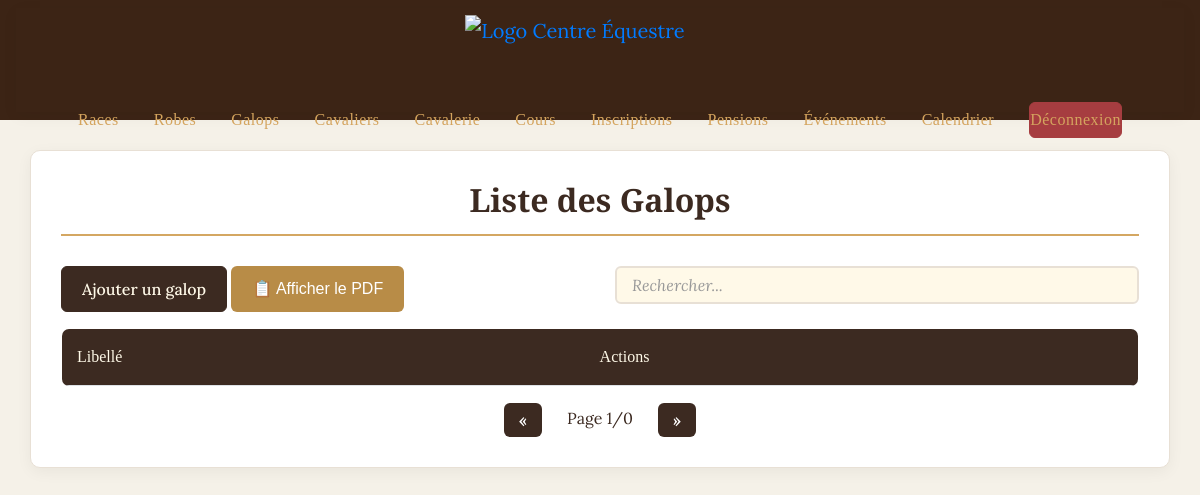
The app's page /vue/vue.galop.php, older data.
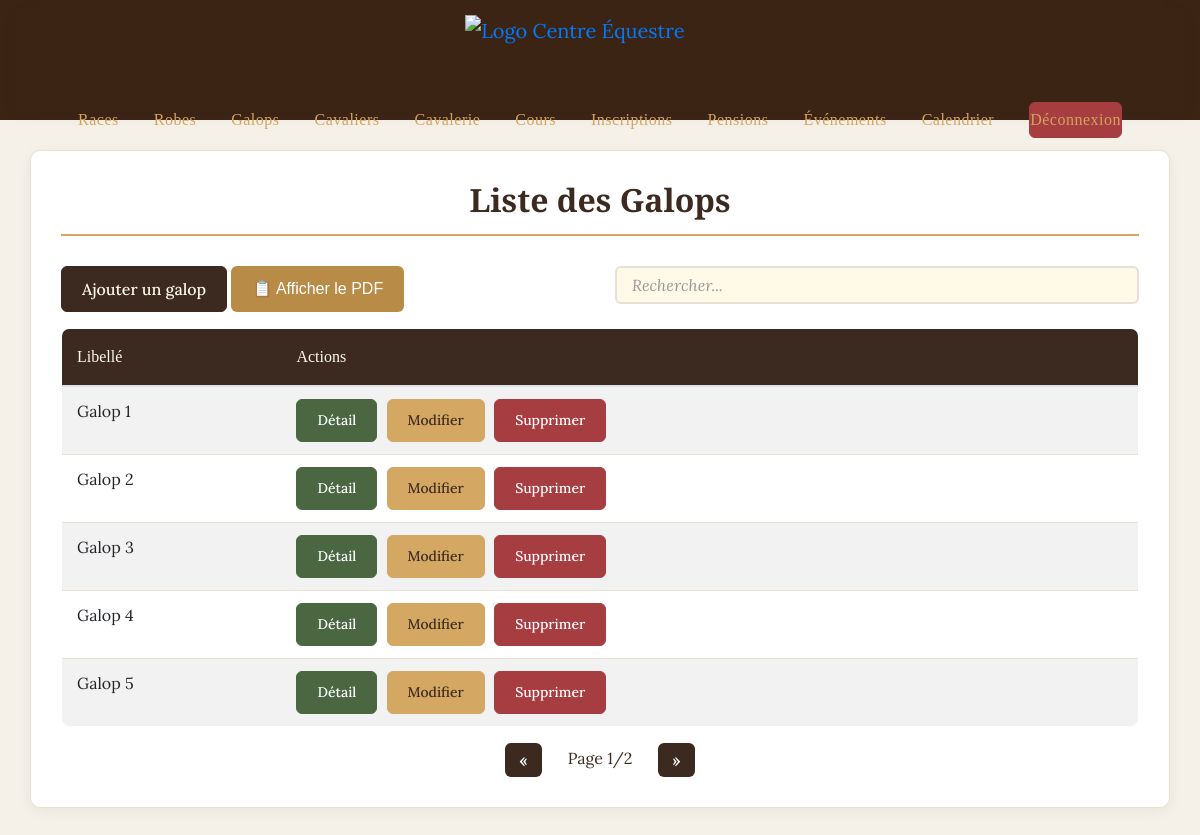
The same page, newer data.
### tables this page shows
CREATE TABLE `galop` (
  `idgalop` int(11) NOT NULL,
  `libgalop` varchar(50) NOT NULL,
  `supprime` tinyint(1) DEFAULT 0
);

### class/class.galop.php (called while the page is built, shortened)
<?php
class Galop {
    public function GalopAll(){
        $con = connexionPDO();
        $sql = "SELECT * FROM galop;";
        $executesql = $con->prepare($sql);
        $executesql->execute();
        $resultat = $executesql->fetchAll();
        return $resultat;
    }
}
?>

### vue/vue.galop.php (the view, shortened to what this page needs)
<?php
include_once '../class/class.galop.php';
include_once '../include/haut.inc.php';
$galop = new Galop();
$listeGalops = $galop->GalopALL();
?>
<!DOCTYPE html>
<html>
<head>
    <link rel="stylesheet" href="https://stackpath.bootstrapcdn.com/bootstrap/4.5.2/css/bootstrap.min.css">
    <link rel="stylesheet" href="../css/style_crud.css">
</head>
<body>
    <div class="container mt-4">
        <h2>Liste des Galops</h2>
<div class="row mb-3">
    <div class="col-md-6">
        <button type="button" class="btn btn-primary" data-toggle="modal" data-target="#ajoutModal">
            Ajouter un galop
        </button>
        <a href="../classpdf/classpdfgalop.php" class="btn" style="background-color: #B88C47; color: white; text-decoration: none; border-radius: 6px; padding: 10px 20px; font-size: 16px; font-family: Arial, sans-serif "target="_blank";>
            📋 Afficher le PDF
        </a>
    </div>
    <div class="col-md-6">
        <input type="text" id="searchInput" class="form-control" placeholder="Rechercher...">
    </div>
</div>
        <table class="table table-striped" id="galopTable">
            <thead>
                <tr>
                    <th>Libellé</th>
                    <th>Actions</th>
                </tr>
            </thead>
            <tbody>
                <?php foreach($listeGalops as $g): ?>
                    <?php if ($g['supprime'] != '1'): ?>
                        <tr>
                            <td><?php echo $g['libgalop']; ?></td>
                        <td>
                            <button class="btn btn-sm btn-info" data-toggle="modal" data-target="#detailModal<?php echo $g['idgalop']; ?>">
                                Détail
                            </button>
                            <button class="btn btn-sm btn-warning" data-toggle="modal" data-target="#modifModal<?php echo $g['idgalop']; ?>">
                                Modifier
                            </button>
                            <button class="btn btn-sm btn-danger" data-toggle="modal" data-target="#suppModal<?php echo $g['idgalop']; ?>">
                                Supprimer
                            </button>
                        </td>
                    </tr>
                <?php endif; endforeach; ?>
            </tbody>
        </table>
    </div>
</body>
</html>

Row changes from the older to the newer data that the page shows:
added galop: libgalop "Galop 1"
added galop: libgalop "Galop 2"
added galop: libgalop "Galop 3"
added galop: libgalop "Galop 4"
added galop: libgalop "Galop 5"
Text that changed along with them:
text written by a page script: "« Page 1/0 »" → "« Page 1/2 »"
